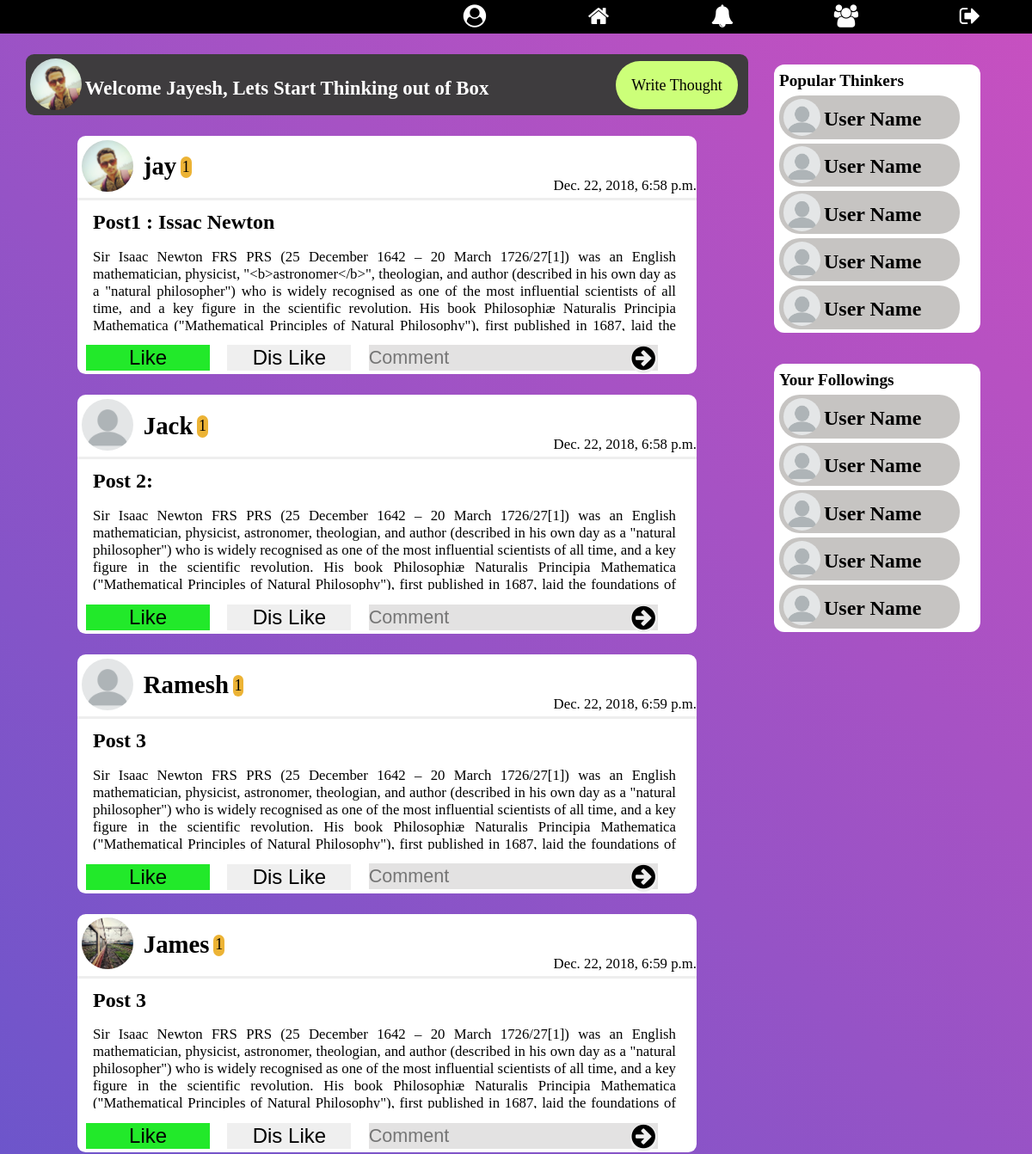
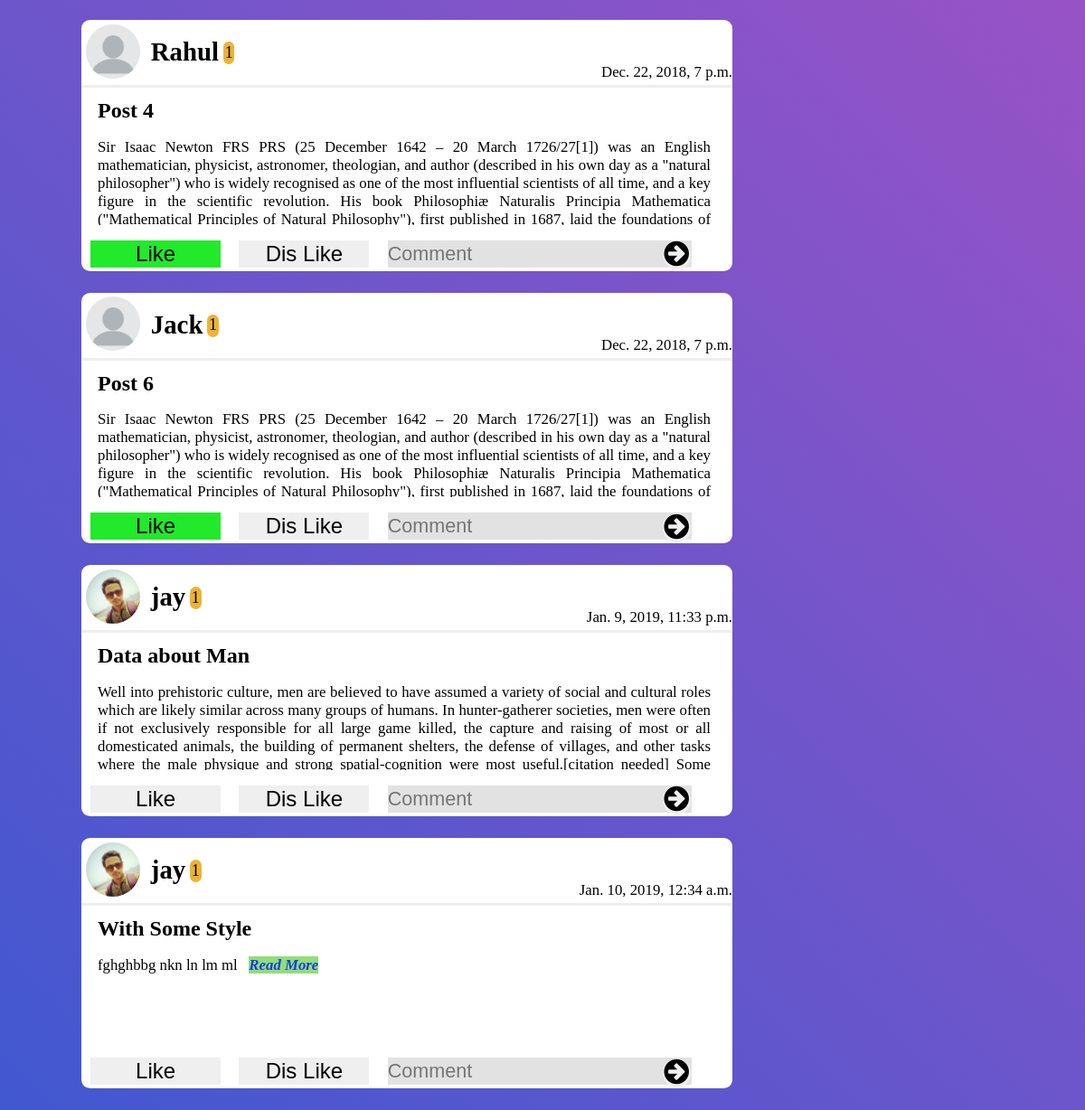
/ (signed in), run on the app's committed database (2 pictures, top to bottom).
### signup/models.py (models this page shows)
class Profile(models.Model):
    user = models.OneToOneField(User, on_delete=models.CASCADE)
    gender = models.CharField(max_length=10, blank=True)
    city = models.CharField(max_length=30, blank=True)
    date_of_birth = models.DateField(null=True, blank=True)
    level = models.IntegerField(default=1, editable=False)
    bio = models.TextField(max_length=410, default='Edit Bio')
    profile_pic = models.ImageField(
        blank=True,
        help_text="Select Your Profile Image",
    )
    date_of_joining = models.DateTimeField(editable=False,
                                           default=timezone.now)
    follows = models.ManyToManyField('Profile', null=True)
    def __str__(self):
        return str(self.user)

### home/models.py (models this page shows, shortened)
class Posts(models.Model):
    choices = (
        ("1", ("Question")),
        ("2", ("Creative Idea")),
        ("3", ("Innovation")),
        ("4", ("Nightmare")),
        ("5", ("Thought"))
    )
    title = models.CharField(max_length=250, blank=False)
    content = models.TextField(max_length=15000,
                               help_text="Write Your thought here...")
    creation_time = models.DateTimeField(auto_now_add=True, editable=False)
    likes = models.ManyToManyField(User, blank=True, related_name='likes')
    dis_likes = models.ManyToManyField(User, blank=True,
                                       related_name='dis_likes')
    image = models.ImageField(blank=True,
                              help_text="Use Image for Impowring your Thought")
    last_modified = models.DateTimeField(auto_now=True, editable=False)
    user_profile = models.ForeignKey(Profile, on_delete=models.CASCADE)
    trending_ratio = models.FloatField(default=1)
    type = models.CharField(max_length=50, choices=choices)
    tags = models.CharField(max_length=250)
    views = models.ManyToManyField(User, blank=True)

### home/views.py (the view)
# urls.py: 2. Add a URL to urlpatterns:  path('', views.home, name='home')
def home(request):
    if request.user.is_authenticated:
        template = loader.get_template('home.html')
        all_posts = Posts.objects.all()
        logged_user = Profile.objects.get(user=request.user.id)
        print('Logged user : ', logged_user)
        context = {
            'all_posts': all_posts,
            'logged_user': logged_user,
        }
        return HttpResponse(template.render(context, request))
    else:
        return HttpResponseRedirect(reverse("login"))

### home/templates/home.html (shortened to what this page needs)
{% extends 'base.html' %}
{% block content %}
    {% load static %}
    <link rel="stylesheet" href="{% static 'home/stylehome.css' %}">
    {% if user.is_authenticated %}
      <div class="panel">
        <div class="posts-container">
          <div class="top-bar">
            {% if logged_user.profile_pic %}
              <img src="{{ logged_user.profile_pic.url }}" class="profile-pic" alt="Image not found">
            {% else %}
              <img src="{% static 'toob/images/default-profile.png' %}" class="profile-pic" alt="Image not found">
            {% endif %}
            <h3>Welcome {{ user.first_name }}, Lets Start Thinking out of Box</h3>
            <a href="{% url 'write_thought' %}" class="write">Write Thought</a>
          </div>
          {% for post in all_posts %}
            <div class="posts" id="post-{{ post.id }}">
              <div class="post-header">
                <a href="profile/{{ post.user_profile.id }}">
                {% if post.user_profile.profile_pic %}
                  <img src="{{ post.user_profile.profile_pic.url }}" class="profile-pic" alt="Image not found">
                {% else %}
                  <img src="{% static 'toob/images/default-profile.png' %}" class="profile-pic" alt="Image not found">
                {% endif %}
              </a>
                <a href="profile/{{ post.user_profile.id }}"><h3 class="user-name">{{ post.user_profile }}</h3></a><span class="level">{{ post.user_profile.level }}</span>
                <span class="date">{{ post.creation_time }}</span>
              </div>
              <h2 class="thought-title">{{ post.title }}</h2>
              <p class="content" id="{{ post.id }}" onclick="showWholeContent({{ post.id }})">
                {{ post.content|slice:":1300" }} <a class="read_more" href="/details/{{ post.id }}"><b>Read More</b></a>
              </p>
              <div class="post-footer">
                {% include 'like_section.html' %}
                {% include 'dis_like_section.html' %}
                <form action="target" class="comment-form">
                  <input type="text" id="comment{{ post.id }}" name="comment" placeholder="Comment">
                  <button type="submit" class="btn comment-submit">
                    <i class="fa fa-arrow-circle-right fa-lg"></i>
                  </button>
                </form>
              </div>
            </div>
          {% endfor %}
        </div>
        <div class="following-container">
          <div class="following-box">
            <h3 class="box-header">Popular Thinkers</h3>
            <a href="#">
              <div class="following">
                <img src="{% static 'home/images/default-profile.png'%}" alt="" class="following-profile">
                <h3 class="user-name-profile">User Name</h3>
              </div>
            </a>
            <a href="#">
              <div class="following">
                <img src="{% static 'home/images/default-profile.png'%}" alt="" class="following-profile">
                <h3 class="user-name-profile">User Name</h3>
              </div>
            </a>
            <a href="#">
              <div class="following">
                <img src="{% static 'home/images/default-profile.png'%}" alt="" class="following-profile">
                <h3 class="user-name-profile">User Name</h3>
              </div>
            </a>
            <a href="#">
              <div class="following">
                <img src="{% static 'home/images/default-profile.png'%}" alt="" class="following-profile">
                <h3 class="user-name-profile">User Name</h3>
              </div>
            </a>
            <a href="#">
              <div class="following">
                <img src="{% static 'home/images/default-profile.png'%}" alt="" class="following-profile">
                <h3 class="user-name-profile">User Name</h3>
              </div>
            </a>
          </div>
          <div class="mathch-box">
            <h3 class="box-header">Your Followings</h3>
            <a href="#">
              <div class="following">
                <img src="{% static 'home/images/default-profile.png'%}" alt="" class="following-profile">
                <h3 class="user-name-profile">User Name</h3>
              </div>
            </a>
            <a href="#">
              <div class="following">
                <img src="{% static 'home/images/default-profile.png'%}" alt="" class="following-profile">
                <h3 class="user-name-profile">User Name</h3>
              </div>
            </a>
            <a href="#">
              <div class="following">
                <img src="{% static 'home/images/default-profile.png'%}" alt="" class="following-profile">
                <h3 class="user-name-profile">User Name</h3>
              </div>
            </a>
            <a href="#">
              <div class="following">
                <img src="{% static 'home/images/default-profile.png'%}" alt="" class="following-profile">
                <h3 class="user-name-profile">User Name</h3>
              </div>
            </a>
            <a href="#">
              <div class="following">
                <img src="{% static 'home/images/default-profile.png'%}" alt="" class="following-profile">
                <h3 class="user-name-profile">User Name</h3>
              </div>
            </a>
          </div>
        </div>
      </div>
    {% else %}
      <h2>You are not logged In. Click <a href="{% url 'login' %}">here</a> to login to Toob</h2>
    {% endif %}
{% endblock %}

### templates/like_section.html (shortened to what this page needs)
<form id="like-form{{ post.id }}">
  <button type="submit" id="{{ post.id }}btn" name="like" value="{{ post.id }}" class="btn upvote">Like</button>
</form>

### templates/dis_like_section.html (shortened to what this page needs)
<form id="dis_like-form{{ post.id }}">
  <button type="submit" id="{{ post.id }}btn2" name="like" value="{{ post.id }}" class="btn upvote">Dis Like</button>
</form>

### static/basestyle.css (style rules this page uses)
body { margin: 0px; padding: 0px; background: linear-gradient(-135deg, #c850c0, #4158d0); }
a { text-decoration: none; color: inherit; width: inherit; height: inherit; }

### home/static/home/stylehome.css (style rules this page uses)
.panel { display: flex; justify-content: center; height: auto; }
.top-bar { margin: 2vw auto 2vw auto; height: auto; background-color: rgb(62, 60, 62); width: 70vw; color: #fff; border-radius: 0.8vw; }
.top-bar > h3 { margin: 0; position: relative; bottom: 1.5vw; display: inline-block; font-size: 1.9vw; }
.write { margin: 1vw; padding: 1.5vw; position: relative; bottom: 1.9vw; background-color: rgb(204, 255, 121); border-radius: 4vw; font-size: 1.5vw; color: #000; left: 11vw; }
.posts-container { flex: 3; }
.posts { margin-left: auto; margin-right: auto; margin-top: 2vw; margin-bottom: 2vw; width: 60vw; height: auto; background-color: #fff; border-radius: 0.8vw; }
.post-header { display: flex; justify-content: flex-start; border-bottom: inset; }
.profile-pic { margin: 0.4vw 0 0 0.4vw; border-radius: 50%; height: 5vw; width: 5vw; }
.user-name { margin: 1.6vw 0 0 1vw; padding: 0; font-size: 2.4vw; }
.level { background-color: rgb(236, 179, 53); border-radius: 2vw; padding: 0.15vw; margin-left: 0.4vw; height: 1.8vw; font-size: 1.5vw; text-align: center; position: relative; top : 2vw; }
.date { margin-top: 4vw; margin-left: auto; height: 2vw; font-size: 1.4vw; }
.thought-title { margin: 1vw 0 0 1.5vw; font-size: 2vw; }
.content { margin-left: 1.5vw; text-align: justify; padding-right: 2vw; font-size: 1.4vw; height: 8vw; overflow-y: hidden; }
.read_more { color: rgb(29, 56, 233); background-color: rgb(146, 222, 120); margin: 0.7vw 0.7vw 1.2vw 0.7vw; font-style: italic; }
.post-footer { width: inherit; height: 2.6vw; background-color: #fff; height: auto; display: flex; justify-content: space-around; border-radius: 2vw; padding-bottom: 0.2vw; }
.btn { border-style: none; height: inherit; width: 12vw; font-size: 2vw; }
.comment-form { display: inline; height: inherit; }
input[name="comment"] { border: none; background-color: rgb(227, 226, 226); height: 2.5vw; width: 28vw; padding: 0; font-size: 1.8vw; position: relative; bottom: 0.15vw; }
.fa-arrow-circle-right { position: relative; bottom: 0.15vw; }
.comment-submit { padding: 0px; border-radius: 50%; width: 2.6vw; height: 2.6vw; position: relative; right: 3vw; top: 0.1vw; }
.following-container { flex: 1; }
.following-box { margin: 3vw 3vw 0 0; border-radius: 1vw; background-color: rgb(255, 255, 255); padding: 0.5vw; width: 19vw; height: 25vw; overflow-y:auto; border: none; }
.box-header { margin-top: 0.2vw; margin-bottom: 0.5vw; font-size: 1.6vw; }
.following { margin: 0.4vw 0 0.4vw 0; width: 17.5vw; height: 4.2vw; background-color: rgb(198, 196, 194); border-radius: 2vw; }
.following-profile { margin: 0.3vw 0 0 0.4vw; border-radius: 50%; width: 3.6vw; height: 3.6vw; }
.user-name-profile { display: inline-block; position: relative; bottom: 1vw; font-size: 2vw; }
.mathch-box { margin: 3vw 3vw 0 0; border-radius: 1vw; background-color: rgb(255, 255, 255); padding: 0.5vw; width: 19vw; height: 25vw; overflow-y:auto; border: none; }

### data on the page
Profile: profile_pic (picture)
Posts: user_profile.profile_pic (picture), user_profile "jay", user_profile.level "1", creation_time "Dec. 22, 2018, 6:58 p.m.", title "Post1 : Issac Newton", content "Sir Isaac Newton FRS PRS (25 December 1642 – 20 March 1726/27[1]) was an English mathematician, physicist, \"<b>astronomer</b>\", theologian, and author (described in his own day as a \"natural philosopher\") who is widely recognised as one of the most influential scientists of all time, and a key figure in the scientific revolution. His book Philosophiæ Naturalis Principia Mathematica (\"Mathematical Principles of Natural Philosophy\"), first published in 1687, laid the…"
Posts: user_profile "Jack", user_profile.level "1", creation_time "Dec. 22, 2018, 6:58 p.m.", title "Post 2:", content "Sir Isaac Newton FRS PRS (25 December 1642 – 20 March 1726/27[1]) was an English mathematician, physicist, astronomer, theologian, and author (described in his own day as a \"natural philosopher\") who is widely recognised as one of the most influential scientists of all time, and a key figure in the scientific revolution. His book Philosophiæ Naturalis Principia Mathematica (\"Mathematical Principles of Natural Philosophy\"), first published in 1687, laid the foundations of…", {{ post.id }} 2 (drawn)
Posts: user_profile "Ramesh", user_profile.level "1", creation_time "Dec. 22, 2018, 6:59 p.m.", title "Post 3", content "Sir Isaac Newton FRS PRS (25 December 1642 – 20 March 1726/27[1]) was an English mathematician, physicist, astronomer, theologian, and author (described in his own day as a \"natural philosopher\") who is widely recognised as one of the most influential scientists of all time, and a key figure in the scientific revolution. His book Philosophiæ Naturalis Principia Mathematica (\"Mathematical Principles of Natural Philosophy\"), first published in 1687, laid the foundations of…", {{ post.id }} 3 (drawn)
Posts: user_profile.profile_pic (picture), user_profile "James", user_profile.level "1", creation_time "Dec. 22, 2018, 6:59 p.m.", title "Post 3", content "Sir Isaac Newton FRS PRS (25 December 1642 – 20 March 1726/27[1]) was an English mathematician, physicist, astronomer, theologian, and author (described in his own day as a \"natural philosopher\") who is widely recognised as one of the most influential scientists of all time, and a key figure in the scientific revolution. His book Philosophiæ Naturalis Principia Mathematica (\"Mathematical Principles of Natural Philosophy\"), first published in 1687, laid the foundations of…", {{ post.id }} 4 (drawn)
Posts: user_profile "Rahul", user_profile.level "1", creation_time "Dec. 22, 2018, 7 p.m.", title "Post 4", content "Sir Isaac Newton FRS PRS (25 December 1642 – 20 March 1726/27[1]) was an English mathematician, physicist, astronomer, theologian, and author (described in his own day as a \"natural philosopher\") who is widely recognised as one of the most influential scientists of all time, and a key figure in the scientific revolution. His book Philosophiæ Naturalis Principia Mathematica (\"Mathematical Principles of Natural Philosophy\"), first published in 1687, laid the foundations of…", {{ post.id }} 5 (drawn)
Posts: user_profile "Jack", user_profile.level "1", creation_time "Dec. 22, 2018, 7 p.m.", title "Post 6", content "Sir Isaac Newton FRS PRS (25 December 1642 – 20 March 1726/27[1]) was an English mathematician, physicist, astronomer, theologian, and author (described in his own day as a \"natural philosopher\") who is widely recognised as one of the most influential scientists of all time, and a key figure in the scientific revolution. His book Philosophiæ Naturalis Principia Mathematica (\"Mathematical Principles of Natural Philosophy\"), first published in 1687, laid the foundations of…", {{ post.id }} 6 (drawn)
Posts: user_profile.profile_pic (picture), user_profile "jay", user_profile.level "1", creation_time "Jan. 9, 2019, 11:33 p.m.", title "Data about Man", content "Well into prehistoric culture, men are believed to have assumed a variety of social and cultural roles which are likely similar across many groups of humans. In hunter-gatherer societies, men were often if not exclusively responsible for all large game killed, the capture and raising of most or all domesticated animals, the building of permanent shelters, the defense of villages, and other tasks where the male physique and strong spatial-cognition were most useful.[citation needed] Some…", {{ post.id }} 13 (drawn)
Posts: user_profile.profile_pic (picture), user_profile "jay", user_profile.level "1", creation_time "Jan. 10, 2019, 12:34 a.m.", title "With Some Style", content "fghghbbg nkn ln lm ml", {{ post.id }} 14 (drawn)

### other printed values
{{ user.first_name }} "Jayesh"
